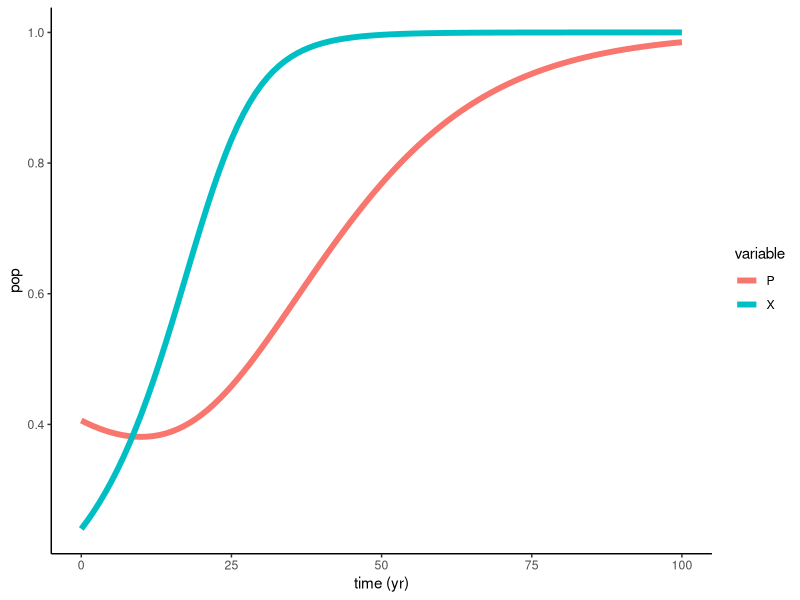
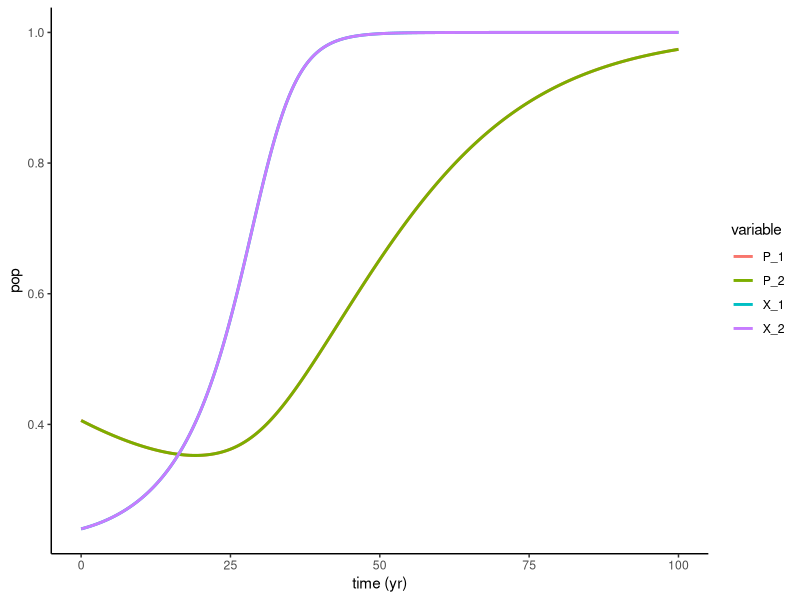
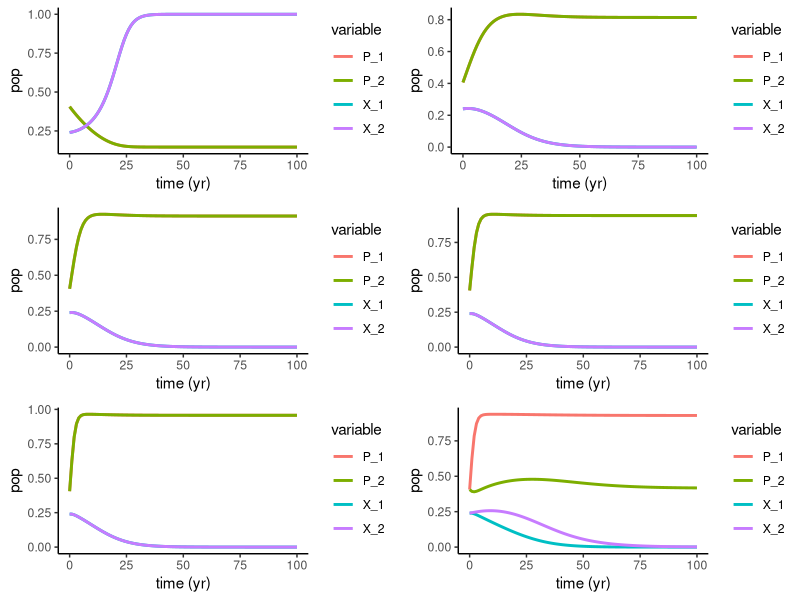
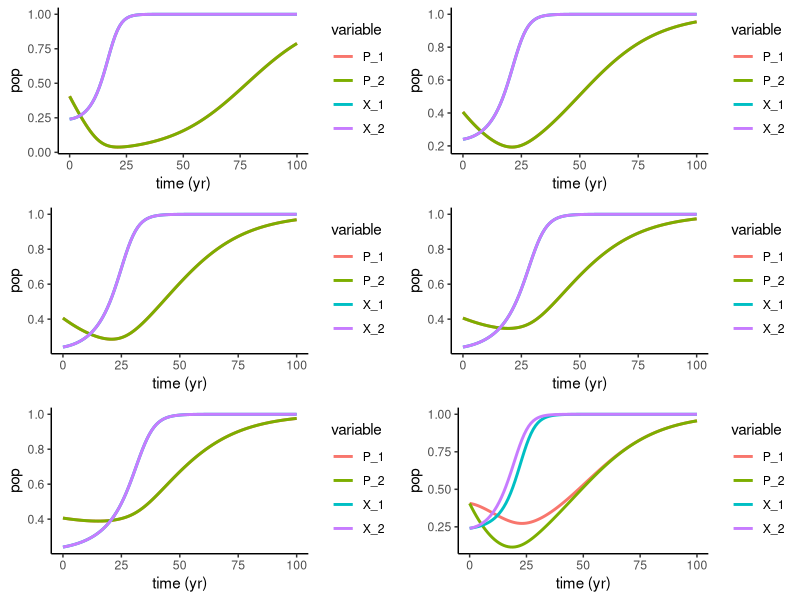
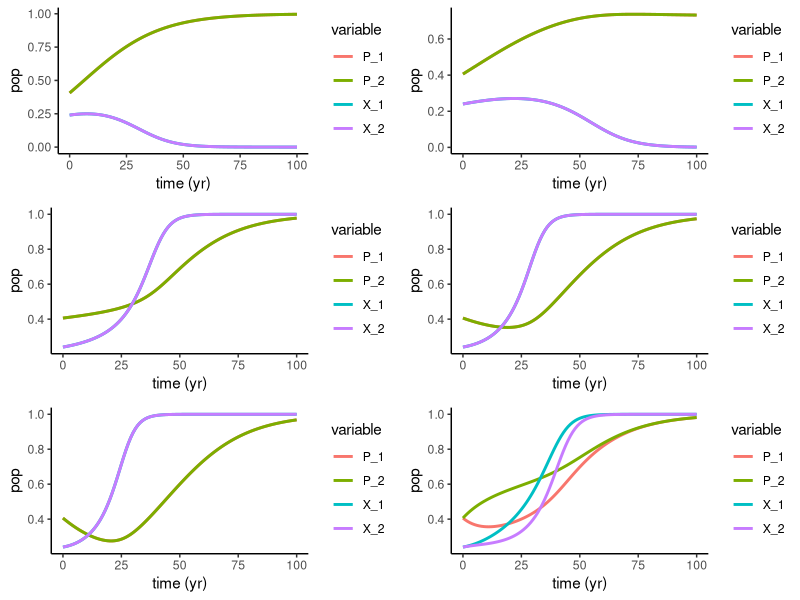
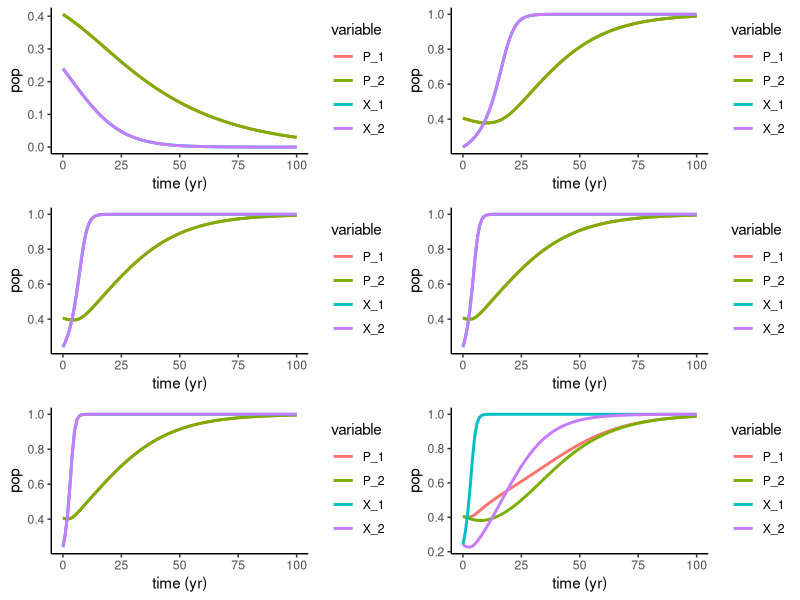
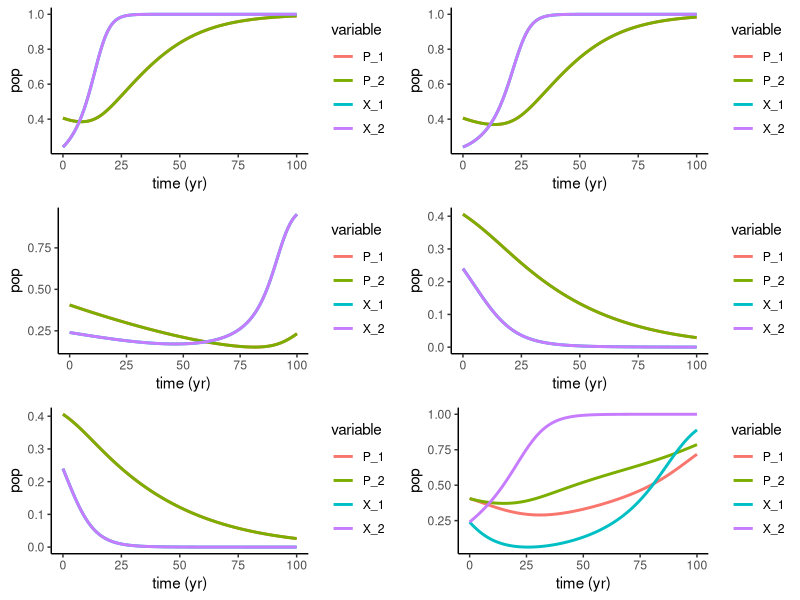
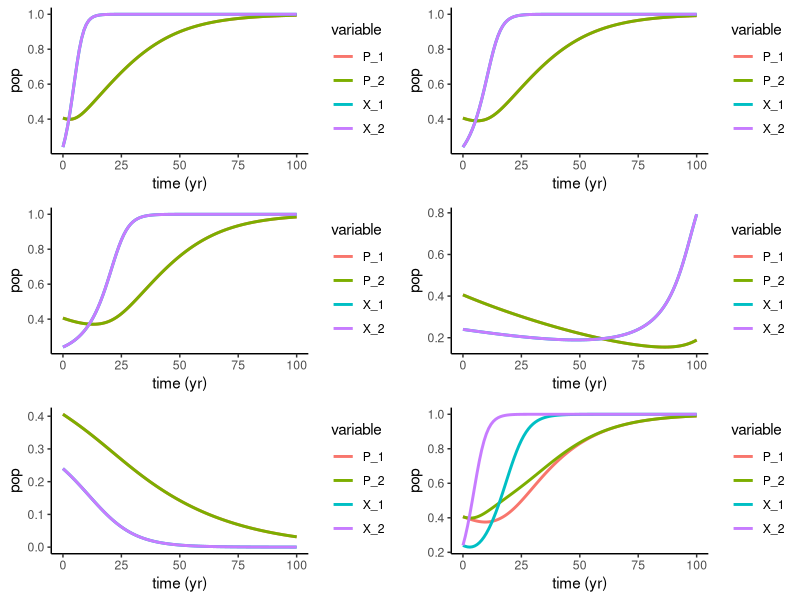

These charts were generated, in order, by the following R code:
## ---- chunk 1
knitr::opts_chunk$set(echo = FALSE, warning = FALSE, message = FALSE)

setwd("C:/Users/sophi/Documents/GitHub/UNH_Docs/Proposal/Soc_Ecol_Model")

library(deSolve)
library(tidyverse)
library(ggplot2)
library(gridExtra)
## ---- chunk 2
Bauch.Model <- function (t, y, params) {
  ## first extract the state variables
  P <- y[1] #Fish Pop var
  X <- y[2] #conservationist var

  #TT <- y[5]
  
  ## now extract the parameters
  R <- params["R"] # Net growth/fecundity
  s <- params["s"] # supply and demand
  h <- params["h"] # Harvesting efficiency
  k <- params["k"] # Social learning rate
  w <- params["w"] # conservation costs
  c <- params["c"] # rarity valuation param
  d <- params["d"] # social norm strength
  
  ## now code the model equations
  dPdt <- R * P * (1-P) - (h * P * (1-X))/(P+s)
  dXdt <- k * X * (1-X) * (d*(2*X-1) + 1/(P+c) - w)
  
  ## combine results into a single vector
  dydt <- c(dPdt, dXdt)
  ## return result as a list!
  
  list(dydt)
}

params_Bauch <- c(R = 0.06, s = 0.8, h = 0.075, k = 0.17, w = 0.35, c = 0.6, d = 0.5)

times <- seq(from = 0, to = 100, by = 1)
xstart <- c(P = 0.406, X = .24) # See supplemental data for other starting params

ode(
  func=Bauch.Model,
  y=xstart,
  times=times,
  parms=params_Bauch
) %>%
  as.data.frame() -> out1

out1 %>%
  gather(variable,value,-time) %>%
  ggplot(aes(x=time,y=value,color=variable))+
  geom_line(size=2)+
  theme_classic()+
  labs(x='time (yr)',y='pop')

## ---- chunk 3
Bauch.Coupled <- function (t, y, params) {
  ## first extract the state variables
  P_1 <- y[1] #Fish Pop var
  P_2 <- y[2] #Fish Pop var
  X_1 <- y[3] #conservationist var
  X_2 <- y[4] #conservationist var

  #TT <- y[5]
  
  ## now extract the parameters
  R_1 <- params["R_1"] # Net growth/fecundity
  s_1 <- params["s_1"] # supply and demand
  h_1 <- params["h_1"] # Harvesting efficiency
  k_1 <- params["k_1"] # Social learning rate
  w_1 <- params["w_1"] # conservation costs
  c_1 <- params["c_1"] # rarity valuation param
  d_1 <- params["d_1"] # social norm strength
  
  R_2 <- params["R_2"] # Net growth/fecundity
  s_2 <- params["s_2"] # supply and demand
  h_2 <- params["h_2"] # Harvesting efficiency
  k_2 <- params["k_2"] # Social learning rate
  w_2 <- params["w_2"] # conservation costs
  c_2 <- params["c_2"] # rarity valuation param
  d_2 <- params["d_2"] # social norm strength 
  
  e_1 <- params["e_1"] # Outflow of fish pop1
  e_2 <- params["e_2"] # Outflow of fish pop2
  i_1 <- params["i_1"] # Inflow of fish from pop 2 to pop 1
  i_2 <- params["i_2"] # Inflow of fish from pop 1 to pop 2
  prop_1 <- params["prop_1"] # Influence of pop 2 on pop 1
  prop_2 <- params["prop_2"] # Influence of pop 1 on pop 2
  
  ## now code the model equations
  dP_1dt <-  R_1 * P_1 * (1-P_1) - (h_1 * P_1 * (1-X_1))/(P_1+s_1) -  e_1 * P_1 + i_1 * P_2
  dP_2dt <-  R_2 * P_2 * (1-P_2) - (h_2 * P_2 * (1-X_2))/(P_2+s_2) -  e_2 * P_2 + i_2 * P_1
  
  dX_1dt <- k_1 * X_1 * (1-X_1) *(1/(P_1 + c_1) - w_1 + d_1*(2*X_1 - 1)) + prop_1 * X_1 * (1-X_1) * (2* X_2 - 1)# + prop_1 * (1 - X_1) * (2* X_2 - 1)^2
  dX_2dt <- k_2 * X_2 * (1-X_2) *(1/(P_2 + c_2) - w_2 + d_2*(2*X_2 - 1)) + prop_2 * X_2 * (1-X_2) * (2* X_1 - 1)# + prop_2 * (1 - X_2) * (2* X_1 - 1)^2
  ## combine results into a single vector
  dydt <- c(dP_1dt, dP_2dt, dX_1dt, dX_2dt)
  ## return result as a list!
  
  list(dydt)
}

params_Bauch <- c(R_1 = 0.06, s_1 = 0.8, h_1 = 0.075, k_1 = 0.17, w_1 = 0.35, c_1 = 0.6, d_1 = 0.5, e_1 = 0.05, i_1 = 0.05, prop_1 = 0.1,
                  R_2 = 0.06, s_2 = 0.8, h_2 = 0.075, k_2 = 0.17, w_2 = 0.35, c_2 = 0.6, d_2 = 0.5, e_2 = 0.05, i_2 = 0.05, prop_2 = 0.1)

times <- seq(from = 0, to = 100, by = .1)
xstart <- c(P_1 = 0.406, P_2 = 0.406, X_1 = .24, X_2 = .24) # See supplemental data for other starting params

ode(
  func=Bauch.Coupled,
  y=xstart,
  times=times,
  parms=params_Bauch
) %>%
  as.data.frame() -> out_Coupled

out_Coupled %>%
  gather(variable,value,-time) %>%
  ggplot(aes(x=time,y=value,color=variable))+
  geom_line(size=1)+
  theme_classic()+
  labs(x='time (yr)',y='pop')

## ---- chunk 4
# params_Default <- data.frame(R = 0.06, s = 0.8, h = 0.075, k = 0.17, w = 0.35, c = 0.6, d = 0.5, roe = 1)
# params_Bauch <- c(R_1 = 0.06, s_1 = 0.8, h_1 = 0.075, k_1 = 0.17, w_1 = 0.35, c_1 = 0.6, d_1 = 0.5, roe_1 = 1,
#                   R_2 = 0.06, s_2 = 0.8, h_2 = 0.075, k_2 = 0.17, w_2 = 0.35, c_2 = 0.6, d_2 = 0.125, roe_2 = 1)

# min <- 0
# max <- 1
# i <- 1
# param <- 8


#Note: in this function, I am changing BOTH populations' paramters. Should I try just changing one?
param_ranges <- function(param, max, min){
  #Generate list of ranges
  new_param <- seq(from=min, to=max, length.out=5)
  plotList <- list()
  
  #Change params to each quartile for graphs 1-5
  for(i in 1:length(new_param)){
    params_Default <- data.frame(R = 0.06, s = .8, h = 0.075, k = 0.17, w = 0.35, c = 0.6, d = 0.5, e = .05, i = .05, prop = .1)
    #ASSIGN OLD PARAMS TO BE NEW SEQUENCE
    params_Default[param] <- new_param[i]
    params_Bauch <- c(R_1 = params_Default$R, s_1 = params_Default$s, h_1 = params_Default$h, k_1 = params_Default$k,
                      w_1 = params_Default$w, c_1 = params_Default$c, d_1 = params_Default$d, e_1 = params_Default$e, i_1 = params_Default$i,
                      prop_1 =  params_Default$prop,
                      R_2 = params_Default$R, s_2 = params_Default$s, h_2 = params_Default$h, k_2 = params_Default$k,
                      w_2 = params_Default$w, c_2 =params_Default$c, d_2 = params_Default$d,  e_2 = params_Default$e, i_2 = params_Default$i,
                      prop_2 = params_Default$prop)
    
    times <- seq(from = 0, to = 100, by = 1)
    xstart <- c(P_1 = 0.406, P_2 = 0.406, X_1 = .24, X_2 = .24) #See supplemental for other starting params

    ode(
      func=Bauch.Coupled,
      y=xstart,
      times=times,
      parms=params_Bauch
    ) %>%
      as.data.frame() -> out_Diff

    p <- out_Diff %>%
      gather(variable,value,-time) %>%
      ggplot(aes(x=time,y=value,color=variable))+
      geom_line(size=1)+
      theme_classic()+
      labs(x='time (yr)',y='pop')
    plotList[[i]] <- p
  }
  
  #Now assigning the final graph to give the two populations the max and min of the paramters
    params_Default <- data.frame(R = 0.06, s = .8, h = 0.075, k = 0.17, w = 0.35, c = 0.6, d = 0.5, e = .05, i = 0.05, prop = .1)
    #ASSIGN OLD PARAMS TO BE NEW SEQUENCE
    params_Bauch <- c(R_1 = params_Default$R, s_1 = params_Default$s, h_1 = params_Default$h, k_1 = params_Default$k,
                      w_1 = params_Default$w, c_1 = params_Default$c, d_1 = params_Default$d, e_1 = params_Default$e, i_1 = params_Default$i,
                      prop_1 =  params_Default$prop,
                      R_2 = params_Default$R, s_2 = params_Default$s, h_2 = params_Default$h, k_2 = params_Default$k,
                      w_2 = params_Default$w, c_2 = params_Default$c, d_2 = params_Default$d, e_2 = params_Default$e, i_2 = params_Default$i,
                      prop_2 = params_Default$prop)
    params_Bauch[param] <- max
    params_Bauch[(param + 10)] <- min
    
    times <- seq(from = 0, to = 100, by = 1)
    xstart <- c(P_1 = 0.406, P_2 = 0.406, X_1 = .24, X_2 = .24) #See supplemental for other starting params

    ode(
      func=Bauch.Coupled,
      y=xstart,
      times=times,
      parms=params_Bauch
    ) %>%
      as.data.frame() -> out_Diff

    p <- out_Diff %>%
      gather(variable,value,-time) %>%
      ggplot(aes(x=time,y=value,color=variable))+
      geom_line(size=1)+
      theme_classic()+
      labs(x='time (yr)',y='pop')
    plotList[[6]] <- p
  
  
  
  do.call("grid.arrange", c(plotList, ncol=2))
}
  

## ---- chunk 5
param_ranges(1, 1, 0)
## ---- chunk 6
param_ranges(2, 1, 0.1)
## ---- chunk 7
param_ranges(3, 0.1, 0)
## ---- chunk 8
param_ranges(4, 1, 0)
## ---- chunk 9
param_ranges(5, 1, 0)
## ---- chunk 10
param_ranges(6, 1, 0)
## ---- chunk 11
param_ranges(7, 1, 0)
## ---- chunk 12
param_ranges(8, 1, 0)
## ---- chunk 13
param_ranges(9, 1, 0)
## ---- chunk 14
param_ranges(10, 1, 0)
## ---- chunk 15

paramplane <- function(paramx, paramy, maxx, maxy){
  #Create empty dataframe to fill
  paramlist <- c("R", "S", "H", "K", "W", "C", "d", "e", "i", "prop")
  outcomes <- data.frame(matrix(ncol = 4, nrow = 0))
  colnames(outcomes) <- c("XParameter", "YParameter", "Fish1", "Fish2")
  
  #Dumb but it throws an error if S = 0
  startx <- 0
  starty <- 0
  if(paramx == 2){startx <- .001}
  if(paramy == 2){starty <- .001}
  
  
  #Can comment this part out if using other H vals
  if(paramx == 3){maxx = 0.1}
  if(paramy == 3){maxy = 0.1}
  
  #Create list of all combinations of the two paramters
  paramcombos <- expand.grid(x_parameter = seq(from = startx, to = maxx, length.out = 11),
                        y_parameter = seq(from = starty, to = maxy, length.out = 11))
  
  for(i in 1:nrow(paramcombos)){
  params_Default <- data.frame(R = 0.06, s = .8, h = 0.075, k = 0.17, w = 0.35, c = 0.6, d = 0.5, e = .1, i = .1, prop = .1)
  #Change params to be the 
  params_Default[paramx] <- paramcombos$x_parameter[i]
  params_Default[paramy] <- paramcombos$y_parameter[i]
  
  params_Bauch <- c(R_1 = params_Default$R, s_1 = params_Default$s, h_1 = params_Default$h, k_1 = params_Default$k,
                    w_1 = params_Default$w, c_1 = params_Default$c, d_1 = params_Default$d, e_1 = params_Default$e, i_1 = params_Default$i,
                    prop_1 =  params_Default$prop,
                    R_2 = params_Default$R, s_2 = params_Default$s, h_2 = params_Default$h, k_2 = params_Default$k,
                    w_2 = params_Default$w, c_2 = params_Default$c, d_2 = params_Default$d, e_2 = params_Default$e, i_2 = params_Default$i,
                    prop_2 = params_Default$prop)
    
  times <- seq(from = 0, to = 100, by = 1)
    xstart <- c(P_1 = 0.406, P_2 = 0.406, X_1 = .24, X_2 = .24) #See supplemental for other starting params
    
    ode(
      func=Bauch.Coupled,
      y=xstart,
      times=times,
      parms=params_Bauch
    ) %>%
      as.data.frame() -> out_Diff
    
    finalstatus <- out_Diff[nrow(out_Diff),]
      # out_Diff %>%
      # filter(times == 100)
    
    outcomes[i,] <- c(paramcombos$x_parameter[i], paramcombos$y_parameter[i], finalstatus$P_1, finalstatus$P_2)
  }
  
  finalDynamics <- outcomes %>%
    mutate(Result = case_when(
    Fish1 >= .25 & Fish2 >= .25 ~ "Both",
    Fish1 >= .25 & Fish2 < .25 ~ "Only Pop1",
    Fish1 < .25 & Fish2 >= .25 ~ "Only Pop2",
    Fish1 < .25 & Fish2 < .25 ~ "Neither"))
  
cols <- c("green", "orange", "yellow", "black")

#Binned Colors
ggplot(finalDynamics, aes(XParameter, YParameter, fill = Result)) + geom_tile(width=1) +
  scale_fill_manual(
  values = c("Both" = "green",
             "Only Pop1" = "orange",
             "Only Pop2" = "yellow",
             "Neither" = "black")) +
  xlab(paramlist[paramx]) +
  ylab(paramlist[paramy])
}


#paramplane(1, 3, 1, 1)

## ---- chunk 16

paramplane_testing <- function(boop){

  pl <- list()
  param_tests <- expand.grid(firstParam = seq(from = 1, to = 10, length.out = 10),
                        secondParam = seq(from = 1, to = 10, length.out = 10))

  param_tests <- param_tests %>%
    filter(firstParam != secondParam) %>%
    filter(firstParam == boop)

  for(i in 1:nrow(param_tests)){
    pl[[i]] <- paramplane(param_tests$firstParam[i], param_tests$secondParam[i], 1, 1)
  }

  do.call("grid.arrange", c(pl,  ncol=2))

}

#grid.expand stuff

## ---- chunk 17

paramplane_testing(1)

## ---- chunk 18

paramplane_testing(2)

## ---- chunk 19

paramplane_testing(3)

## ---- chunk 20

paramplane_testing(4)

## ---- chunk 21

paramplane_testing(5)

## ---- chunk 22

paramplane_testing(6)

## ---- chunk 23

paramplane_testing(7)

## ---- chunk 24

paramplane_testing(8)

## ---- chunk 25

paramplane_testing(9)

## ---- chunk 26

paramplane_testing(10)

## ---- chunk 27

popplane <- function(param, max){
  #Create empty dataframe to fill
  paramlist <- c("R", "S", "H", "K", "W", "C", "d", "e", "i", "prop")
  outcomes <- data.frame(matrix(ncol = 4, nrow = 0))
  colnames(outcomes) <- c("Pop1Parameter", "Pop2Parameter", "Fish1", "Fish2")
  
  #Dumb but it throws an error if S = 0
  start <- 0
  if(param == 2){start <- .001}
  #if(param == 3){max <- .1}
  
  #Create list of all combinations of the two paramters
  paramcombos <- expand.grid(pop1_parameter = seq(from = start, to = max, length.out = 10),
                        pop2_parameter = seq(from = start, to = max, length.out = 10))
  
  for(i in 1:nrow(paramcombos)){
  params_Default <- data.frame(R = 0.06, s = .8, h = 0.075, k = 0.17, w = 0.35, c = 0.6, d = 0.5, e = 0.1, i = 0.1, prop = .1)
  #Change params to be the
  
  params_Bauch <- c(R_1 = params_Default$R, s_1 = params_Default$s, h_1 = params_Default$h, k_1 = params_Default$k,
                    w_1 = params_Default$w, c_1 = params_Default$c, d_1 = params_Default$d, e_1 = params_Default$e, i_1 = params_Default$i,
                    prop_1 =  params_Default$prop,
                    R_2 = params_Default$R, s_2 = params_Default$s, h_2 = params_Default$h, k_2 = params_Default$k,
                    w_2 = params_Default$w, c_2 =params_Default$c, d_2 = params_Default$d, e_2 = params_Default$e, i_2 = params_Default$i,
                    prop_2 = params_Default$prop)
  params_Bauch[param] <- paramcombos$pop1_parameter[i]
  params_Bauch[(param + 10)] <- paramcombos$pop2_parameter[i]
    
  times <- seq(from = 0, to = 100, by = 1)
    xstart <- c(P_1 = 0.406, P_2 = 0.406, X_1 = .24, X_2 = .24) #See supplemental for other starting params
    
    ode(
      func=Bauch.Coupled,
      y=xstart,
      times=times,
      parms=params_Bauch
    ) %>%
      as.data.frame() -> out_Diff
    
    finalstatus <- out_Diff[nrow(out_Diff),]
      # out_Diff %>%
      # filter(times == 100)
    
    outcomes[i,] <- c(paramcombos$pop1_parameter[i], paramcombos$pop2_parameter[i], finalstatus$P_1, finalstatus$P_2)
  }
  
  finalDynamics <- outcomes %>%
    mutate(Result = case_when(
    Fish1 >= .25 & Fish2 >= .25 ~ "Both",
    Fish1 >= .25 & Fish2 < .25 ~ "Only Pop1",
    Fish1 < .25 & Fish2 >= .25 ~ "Only Pop2",
    Fish1 < .25 & Fish2 < .25 ~ "Neither"))
  
cols <- c("green", "orange", "yellow", "black")

#Binned Colors
ggplot(finalDynamics, aes(Pop1Parameter, Pop2Parameter, fill = Result)) + geom_tile(width=1) +
  scale_fill_manual(
  values = c("Both" = "green",
             "Only Pop1" = "orange",
             "Only Pop2" = "yellow",
             "Neither" = "black")) +
  ggtitle(paste0(paramlist[param], " Parameter plane")) +
  xlab(paste0(paramlist[param], " Population 1")) +
  ylab(paste0(paramlist[param], " Population 2"))
}
## ---- chunk 28
popplane(1, 1)

## ---- chunk 29
popplane(2, 1)

## ---- chunk 30
popplane(3, .1)

## ---- chunk 31
popplane(4, 1)

## ---- chunk 32
popplane(5, 1)

## ---- chunk 33
popplane(6, 1)

## ---- chunk 34
popplane(7, 1)

## ---- chunk 35
popplane(8, 1)

## ---- chunk 36
popplane(9, 1)

## ---- chunk 37
popplane(10, 1)
